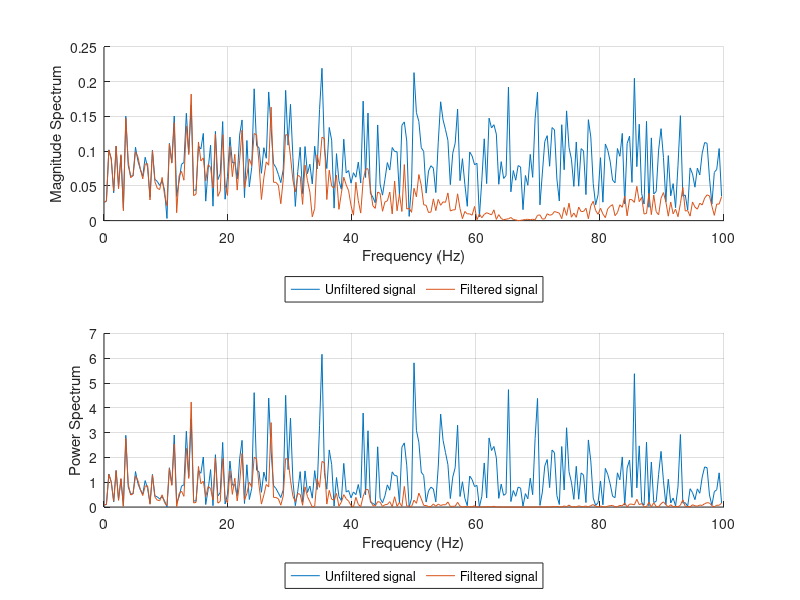

The MATLAB source for this figure:
close all; clear variables; clc;
N = 512;
fs = 200;
x = randn(1,N); % Generate random Gaussian noise
h = [1/3 1/3 1/3];
y = conv(x,h,'full');
t = (0:N-1);
hold on
f = (0:N-1)*fs/N;
X = fft(x);
X_mag = 2*abs(X(1:N/2))/N;
Y = fft(y);
Y_mag = 2*abs(Y(1:N/2))/N;
subplot(2,1,1)
hold on;
plot(f(1:N/2),X_mag,'DisplayName','Unfiltered signal');
plot(f(1:N/2),Y_mag,'DisplayName','Filtered signal');
legend('Orientation','horizontal','Box','on','Location','southoutside')
ylabel('Magnitude Spectrum')
xlabel('Frequency (Hz)');
grid()
subplot(2,1,2)
Psx = abs(X.^2)/length(x);
Psy = abs(Y.^2)/length(y);
hold on;
plot(f(1:N/2),Psx(1:N/2),'DisplayName','Unfiltered signal');
plot(f(1:N/2),Psy(1:N/2),'DisplayName','Filtered signal');
legend('Orientation','horizontal','Box','on','Location','southoutside')
ylabel('Power Spectrum')
xlabel('Frequency (Hz)');
grid()
saveas(gcf,sprintf('%s.png',mfilename))
